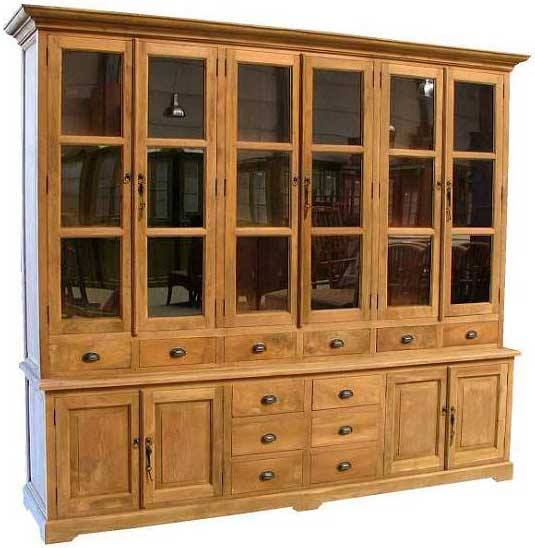
#> input picture lab7/furniture.jpg, 535 x 548 px
$ python Moments_demo.py
#> lines starting #> are read from the running program, lines starting #| are printed output that depends on the picture; after the words box and inside, x2 and y2 are one past the last pixel; in counts of white or black regions, pixels touching at a corner belong together
from __future__ import print_function
from __future__ import division
import cv2 as cv
import numpy as np
import argparse
import random as rng

rng.seed(12345)

def thresh_callback(val):
    threshold = val

    ## [Canny]
    # Detect edges using Canny
    canny_output = cv.Canny(src_gray, threshold, threshold * 2)
    ## [Canny]

    ## [findContours]
    # Find contours
    contours, _ = cv.findContours(canny_output, cv.RETR_TREE, cv.CHAIN_APPROX_SIMPLE)
    ## [findContours]

    # Get the moments
    mu = [None]*len(contours)
    for i in range(len(contours)):
        mu[i] = cv.moments(contours[i])

    # Get the mass centers
    mc = [None]*len(contours)
    for i in range(len(contours)):
        # add 1e-5 to avoid division by zero
        mc[i] = (mu[i]['m10'] / (mu[i]['m00'] + 1e-5), mu[i]['m01'] / (mu[i]['m00'] + 1e-5))

    # Draw contours
    ## [zeroMat]
    drawing = np.zeros((canny_output.shape[0], canny_output.shape[1], 3), dtype=np.uint8)
    ## [zeroMat]
    ## [forContour]
    for i in range(len(contours)):
        color = (rng.randint(0,256), rng.randint(0,256), rng.randint(0,256))
        cv.drawContours(drawing, contours, i, color, 2)
        cv.circle(drawing, (int(mc[i][0]), int(mc[i][1])), 4, color, -1)
    ## [forContour]

    ## [showDrawings]
    # Show in a window
    cv.imshow('Contours', drawing)
    ## [showDrawings]

    # Calculate the area with the moments 00 and compare with the result of the OpenCV function
    for i in range(len(contours)):
        print(' * Contour[%d] - Area (M_00) = %.2f - Area OpenCV: %.2f - Length: %.2f' % (i, mu[i]['m00'], cv.contourArea(contours[i]), cv.arcLength(contours[i], True)))

## [setup]
# Load source image
parser = argparse.ArgumentParser(description='Code for Image Moments tutorial.')
parser.add_argument('--input', help='Path to input image.', default='furniture.jpg')
args = parser.parse_args()

src = cv.imread(cv.samples.findFile(args.input))
#> src is the input picture: shape (548, 535, 3); mean B, G, R 98.5, 130.4, 163.6
if src is None:
    print('Could not open or find the image:', args.input)
    exit(0)

# Convert image to gray and blur it
src_gray = cv.cvtColor(src, cv.COLOR_BGR2GRAY)
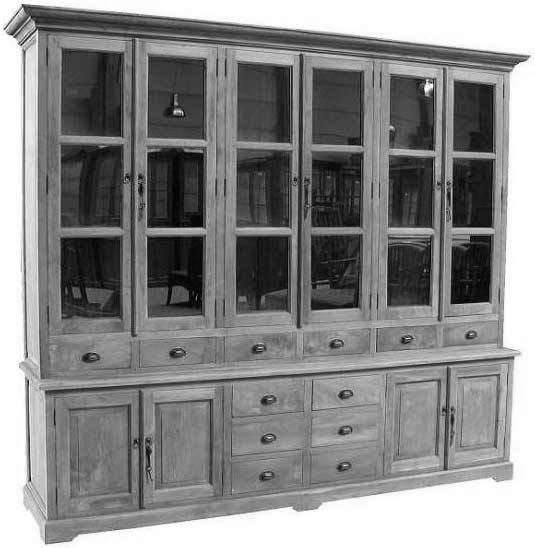
#> src_gray: shape (548, 535); min 0, max 255, mean 136.7
src_gray = cv.blur(src_gray, (3,3))
## [setup]

## [createWindow]
# Create Window
source_window = 'Source'
cv.namedWindow(source_window)
cv.imshow(source_window, src)
## [createWindow]
## [trackbar]
max_thresh = 255
thresh = 100 # initial threshold
cv.createTrackbar('Canny Thresh:', source_window, thresh, max_thresh, thresh_callback)
thresh_callback(thresh)
#> in thresh_callback, `canny_output = cv.Canny(src_gray, threshold, threshold * 2)`:
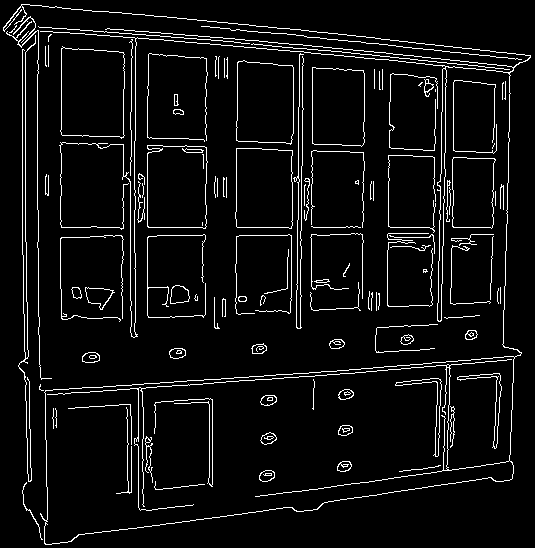
#> canny_output: shape (548, 535); 5.9% white in thin lines or dots
#> in thresh_callback, `contours, _ = cv.findContours(canny_output, cv.RETR_TREE, cv.CHAIN_APP..`: contours = 176 contours, 111 with area under 20; largest, box (x1, y1, x2, y2) and area: (3, 4, 531, 545) 63703, (44, 356, 515, 545) 62640, (60, 46, 125, 139) 5366, (60, 47, 125, 138) 5363, (147, 145, 208, 229) 4734
#> in thresh_callback, `mu = [None]*len(contours)`: mu = 176 items
#> after the loop in thresh_callback, `for i in range(len(contours)):`: mc = 176 pairs, first value 0 to 504.7, second value 0 to 509.5
#> the loop in thresh_callback, `for i in range(len(contours)):` made 176 passes
#> color on passes 1 to 3: (213, 5, 152), (188, 99, 138), (223, 82, 191)
#> after the loop in thresh_callback, `for i in range(len(contours)):`:
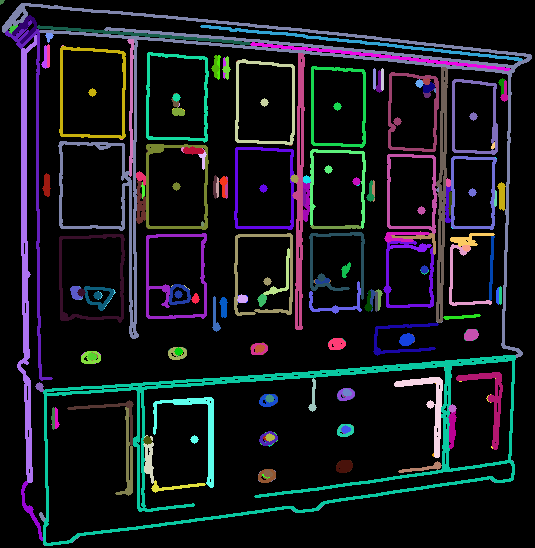
#> drawing: shape (548, 535, 3); mean of channels 0, 1, 2 29, 23.7, 21.4; drawn as B, G, R
#> the loop in thresh_callback, `for i in range(len(contours)):` made 176 passes
#|  * Contour[0] - Area (M_00) = 17.00 - Area OpenCV: 17.00 - Length: 139.05
#|  * Contour[1] - Area (M_00) = 1.50 - Area OpenCV: 1.50 - Length: 19.07
#|  * Contour[2] - Area (M_00) = 146.00 - Area OpenCV: 146.00 - Length: 48.14
#|  * Contour[3] - Area (M_00) = 138.00 - Area OpenCV: 138.00 - Length: 45.80
#|  * Contour[4] - Area (M_00) = 18.00 - Area OpenCV: 18.00 - Length: 17.66
#|  * Contour[5] - Area (M_00) = 16.00 - Area OpenCV: 16.00 - Length: 15.66
#|  * Contour[6] - Area (M_00) = 134.00 - Area OpenCV: 134.00 - Length: 46.14
#|  * Contour[7] - Area (M_00) = 127.00 - Area OpenCV: 127.00 - Length: 43.80
#> (further printed lines are left out)
## [trackbar]

cv.waitKey()
